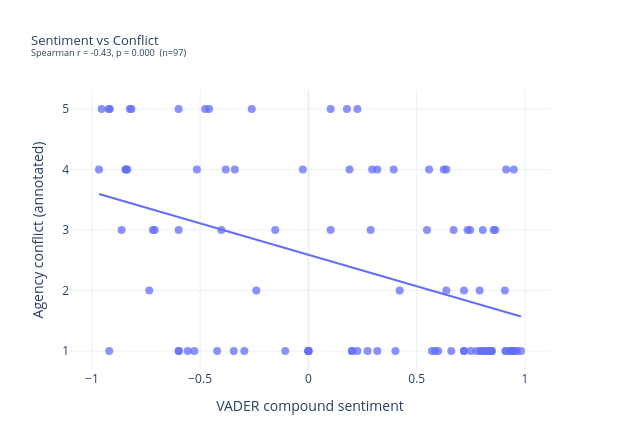
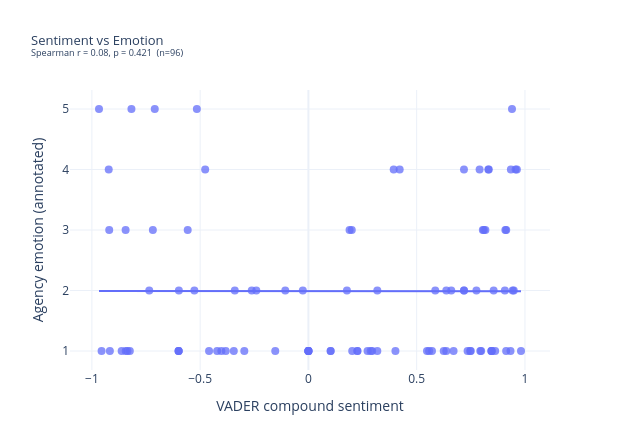

The code cell stored with these charts, in order, in its notebook:
### Markdown cell above
## 2. Theory-Driven Correlations

### 2a. Sentiment × Agency Conflict & Emotion

### Code cell
plotly_scatter(ann_df,
    'sentiment_compound', 'agency_conflict',
    'VADER compound sentiment', 'Agency conflict (annotated)',
    'Sentiment vs Conflict')

plotly_scatter(ann_df,
    'sentiment_compound', 'agency_emotion',
    'VADER compound sentiment', 'Agency emotion (annotated)',
    'Sentiment vs Emotion')
